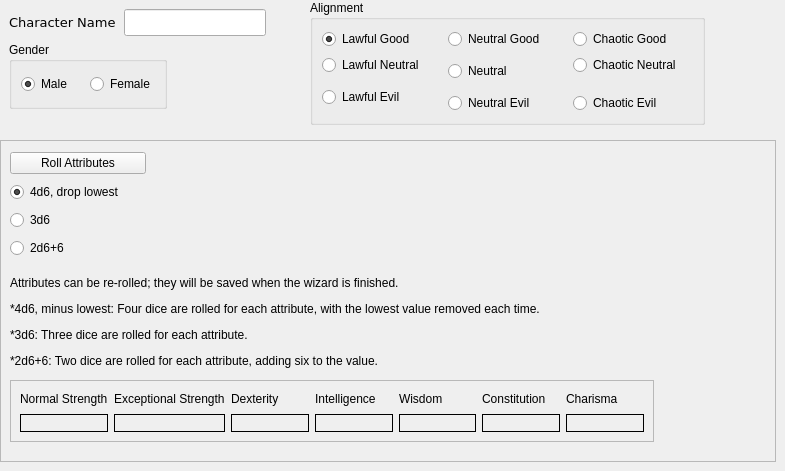
  <widget class="QWizardPage" name="wizardPage">
   <property name="title">
    <string>Create a New Character</string>
   </property>
   <property name="subTitle">
    <string>This wizard will walk you through creating a character. It will help you roll your character's attributes, pick a race and class, and provide your initial hit points. </string>
   </property>
   <widget class="QWidget" name="layoutWidget">
    <property name="geometry">
     <rect>
      <x>9</x>
      <y>9</y>
      <width>257</width>
      <height>27</height>
     </rect>
    </property>
    <layout class="QHBoxLayout" name="horizontalLayout">
     <item>
      <widget class="QLabel" name="Char_name_label">
       <property name="sizePolicy">
        <sizepolicy hsizetype="Preferred" vsizetype="Preferred">
         <horstretch>0</horstretch>
         <verstretch>0</verstretch>
        </sizepolicy>
       </property>
       <property name="font">
        <font>
         <family>DejaVu Sans</family>
         <pointsize>10</pointsize>
        </font>
       </property>
       <property name="text">
        <string>Character Name</string>
       </property>
       <property name="wordWrap">
        <bool>true</bool>
       </property>
      </widget>
     </item>
     <item>
      <widget class="QLineEdit" name="Char_Name_Out_lineEdit">
       <property name="sizePolicy">
        <sizepolicy hsizetype="Preferred" vsizetype="Preferred">
         <horstretch>0</horstretch>
         <verstretch>0</verstretch>
        </sizepolicy>
       </property>
       <property name="font">
        <font>
         <family>DejaVu Sans</family>
         <pointsize>10</pointsize>
        </font>
       </property>
      </widget>
     </item>
    </layout>
   </widget>
   <widget class="QFrame" name="frame">
    <property name="geometry">
     <rect>
      <x>0</x>
      <y>140</y>
      <width>776</width>
      <height>322</height>
     </rect>
    </property>
    <property name="frameShape">
     <enum>QFrame::StyledPanel</enum>
    </property>
    <property name="frameShadow">
     <enum>QFrame::Raised</enum>
    </property>
    <widget class="QLabel" name="Rolling_Options_label">
     <property name="geometry">
      <rect>
       <x>10</x>
       <y>130</y>
       <width>756</width>
       <height>104</height>
      </rect>
     </property>
     <property name="text">
      <string>&lt;html&gt;&lt;head/&gt;&lt;body&gt;&lt;p&gt;Attributes can be re-rolled; they will be saved when the wizard is finished.&lt;/p&gt;&lt;p&gt;*4d6, minus lowest: Four dice are rolled for each attribute, with the lowest value removed each time. &lt;/p&gt;&lt;p&gt;*3d6: Three dice are rolled for each attribute.&lt;/p&gt;&lt;p&gt;*2d6+6: Two dice are rolled for each attribute, adding six to the value. &lt;/p&gt;&lt;/body&gt;&lt;/html&gt;</string>
     </property>
     <property name="wordWrap">
      <bool>true</bool>
     </property>
    </widget>
    <widget class="QWidget" name="layoutWidget_2">
     <property name="geometry">
      <rect>
       <x>10</x>
       <y>10</y>
       <width>136</width>
       <height>114</height>
      </rect>
     </property>
     <layout class="QVBoxLayout" name="verticalLayout">
      <item>
       <widget class="QPushButton" name="Roll_Attribs_pushButton">
        <property name="text">
         <string>Roll Attributes</string>
        </property>
       </widget>
      </item>
      <item>
       <widget class="QRadioButton" name="Four_dice_radioButton">
        <property name="text">
         <string>4d6, drop lowest</string>
        </property>
        <property name="checked">
         <bool>true</bool>
        </property>
        <attribute name="buttonGroup">
         <string notr="true">Dice_Type_buttonGroup</string>
        </attribute>
       </widget>
      </item>
      <item>
       <widget class="QRadioButton" name="Three_dice_radioButton">
        <property name="text">
         <string>3d6</string>
        </property>
        <attribute name="buttonGroup">
         <string notr="true">Dice_Type_buttonGroup</string>
        </attribute>
       </widget>
      </item>
      <item>
       <widget class="QRadioButton" name="Two_dice_radioButton">
        <property name="text">
         <string>2d6+6</string>
        </property>
        <attribute name="buttonGroup">
         <string notr="true">Dice_Type_buttonGroup</string>
        </attribute>
       </widget>
      </item>
     </layout>
    </widget>
    <widget class="QFrame" name="frame_2">
     <property name="geometry">
      <rect>
       <x>10</x>
       <y>240</y>
       <width>644</width>
       <height>62</height>
      </rect>
     </property>
     <property name="frameShape">
      <enum>QFrame::StyledPanel</enum>
     </property>
     <property name="frameShadow">
      <enum>QFrame::Raised</enum>
     </property>
     <layout class="QHBoxLayout" name="horizontalLayout_2">
      <item>
       <layout class="QVBoxLayout" name="verticalLayout_2">
        <item>
         <widget class="QLabel" name="STR_label">
          <property name="text">
           <string>Normal Strength</string>
          </property>
          <property name="wordWrap">
           <bool>true</bool>
          </property>
         </widget>
        </item>
        <item>
         <widget class="QLabel" name="STR_Out_label">
          <property name="frameShape">
           <enum>QFrame::Box</enum>
          </property>
          <property name="text">
           <string/>
          </property>
         </widget>
        </item>
       </layout>
      </item>
      <item>
       <layout class="QVBoxLayout" name="verticalLayout_3">
        <item>
         <widget class="QLabel" name="Exceptional_STR_label">
          <property name="text">
           <string>Exceptional Strength</string>
          </property>
          <property name="wordWrap">
           <bool>true</bool>
          </property>
         </widget>
        </item>
        <item>
         <widget class="QLabel" name="STR_Out_label_2">
          <property name="frameShape">
           <enum>QFrame::Box</enum>
          </property>
          <property name="text">
           <string/>
          </property>
         </widget>
        </item>
       </layout>
      </item>
      <item>
       <layout class="QVBoxLayout" name="verticalLayout_4">
        <item>
         <widget class="QLabel" name="DEX_label">
          <property name="text">
           <string>Dexterity</string>
          </property>
         </widget>
        </item>
        <item>
         <widget class="QLabel" name="DEX_Out_label">
          <property name="frameShape">
           <enum>QFrame::Box</enum>
          </property>
          <property name="text">
           <string/>
          </property>
         </widget>
        </item>
       </layout>
      </item>
      <item>
       <layout class="QVBoxLayout" name="verticalLayout_5">
        <item>
         <widget class="QLabel" name="IQ_label">
          <property name="text">
           <string>Intelligence</string>
          </property>
         </widget>
        </item>
        <item>
         <widget class="QLabel" name="IQ_Out_label">
          <property name="frameShape">
           <enum>QFrame::Box</enum>
          </property>
          <property name="text">
           <string/>
          </property>
         </widget>
        </item>
       </layout>
      </item>
      <item>
       <layout class="QVBoxLayout" name="verticalLayout_6">
        <item>
         <widget class="QLabel" name="WIS_label">
          <property name="text">
           <string>Wisdom</string>
          </property>
         </widget>
        </item>
        <item>
         <widget class="QLabel" name="WIS_Out_label">
          <property name="frameShape">
           <enum>QFrame::Box</enum>
          </property>
          <property name="text">
           <string/>
          </property>
         </widget>
        </item>
       </layout>
      </item>
      <item>
       <layout class="QVBoxLayout" name="verticalLayout_7">
        <item>
         <widget class="QLabel" name="CON_label">
          <property name="text">
           <string>Constitution</string>
          </property>
         </widget>
        </item>
        <item>
         <widget class="QLabel" name="CON_Out_label">
          <property name="frameShape">
           <enum>QFrame::Box</enum>
          </property>
          <property name="text">
           <string/>
          </property>
         </widget>
        </item>
       </layout>
      </item>
      <item>
       <layout class="QVBoxLayout" name="verticalLayout_8">
        <item>
         <widget class="QLabel" name="CHR_label">
          <property name="text">
           <string>Charisma</string>
          </property>
         </widget>
        </item>
        <item>
         <widget class="QLabel" name="CHR_Out_label">
          <property name="frameShape">
           <enum>QFrame::Box</enum>
          </property>
          <property name="text">
           <string/>
          </property>
         </widget>
        </item>
       </layout>
      </item>
     </layout>
    </widget>
   </widget>
   <widget class="QGroupBox" name="Gender_groupBox">
    <property name="geometry">
     <rect>
      <x>9</x>
      <y>42</y>
      <width>158</width>
      <height>67</height>
     </rect>
    </property>
    <property name="title">
     <string>Gender</string>
    </property>
    <layout class="QHBoxLayout" name="horizontalLayout_9">
     <item>
      <widget class="QRadioButton" name="Male_radioButton">
       <property name="text">
        <string>Male</string>
       </property>
       <property name="checked">
        <bool>true</bool>
       </property>
       <attribute name="buttonGroup">
        <string notr="true">Gender_buttonGroup</string>
       </attribute>
      </widget>
     </item>
     <item>
      <widget class="QRadioButton" name="Female_radioButton">
       <property name="text">
        <string>Female</string>
       </property>
       <attribute name="buttonGroup">
        <string notr="true">Gender_buttonGroup</string>
       </attribute>
      </widget>
     </item>
    </layout>
   </widget>
   <widget class="QGroupBox" name="Alignment_groupBox">
    <property name="geometry">
     <rect>
      <x>310</x>
      <y>0</y>
      <width>395</width>
      <height>125</height>
     </rect>
    </property>
    <property name="title">
     <string>Alignment</string>
    </property>
    <layout class="QGridLayout" name="gridLayout_2">
     <item row="1" column="0">
      <widget class="QRadioButton" name="LN_radioButton">
       <property name="text">
        <string>Lawful Neutral</string>
       </property>
       <attribute name="buttonGroup">
        <string notr="true">Alignment_buttonGroup</string>
       </attribute>
      </widget>
     </item>
     <item row="0" column="2">
      <widget class="QRadioButton" name="CG_radioButton">
       <property name="text">
        <string>Chaotic Good</string>
       </property>
       <attribute name="buttonGroup">
        <string notr="true">Alignment_buttonGroup</string>
       </attribute>
      </widget>
     </item>
     <item row="1" column="1" rowspan="2">
      <widget class="QRadioButton" name="N_radioButton">
       <property name="text">
        <string>Neutral</string>
       </property>
       <attribute name="buttonGroup">
        <string notr="true">Alignment_buttonGroup</string>
       </attribute>
      </widget>
     </item>
     <item row="1" column="2">
      <widget class="QRadioButton" name="CN_radioButton">
       <property name="text">
        <string>Chaotic Neutral</string>
       </property>
       <attribute name="buttonGroup">
        <string notr="true">Alignment_buttonGroup</string>
       </attribute>
      </widget>
     </item>
     <item row="3" column="2">
      <widget class="QRadioButton" name="CE_radioButton">
       <property name="text">
        <string>Chaotic Evil</string>
       </property>
       <attribute name="buttonGroup">
        <string notr="true">Alignment_buttonGroup</string>
       </attribute>
      </widget>
     </item>
     <item row="2" column="0" rowspan="2">
      <widget class="QRadioButton" name="LE_radioButton">
       <property name="text">
        <string>Lawful Evil</string>
       </property>
       <attribute name="buttonGroup">
        <string notr="true">Alignment_buttonGroup</string>
       </attribute>
      </widget>
     </item>
     <item row="0" column="1">
      <widget class="QRadioButton" name="NG_radioButton">
       <property name="text">
        <string>Neutral Good</string>
       </property>
       <attribute name="buttonGroup">
        <string notr="true">Alignment_buttonGroup</string>
       </attribute>
      </widget>
     </item>
     <item row="0" column="0">
      <widget class="QRadioButton" name="LG_radioButton">
       <property name="text">
        <string>Lawful Good</string>
       </property>
       <property name="checked">
        <bool>true</bool>
       </property>
       <attribute name="buttonGroup">
        <string notr="true">Alignment_buttonGroup</string>
       </attribute>
      </widget>
     </item>
     <item row="3" column="1">
      <widget class="QRadioButton" name="NE_radioButton">
       <property name="text">
        <string>Neutral Evil</string>
       </property>
       <attribute name="buttonGroup">
        <string notr="true">Alignment_buttonGroup</string>
       </attribute>
      </widget>
     </item>
    </layout>
   </widget>
  </widget>
